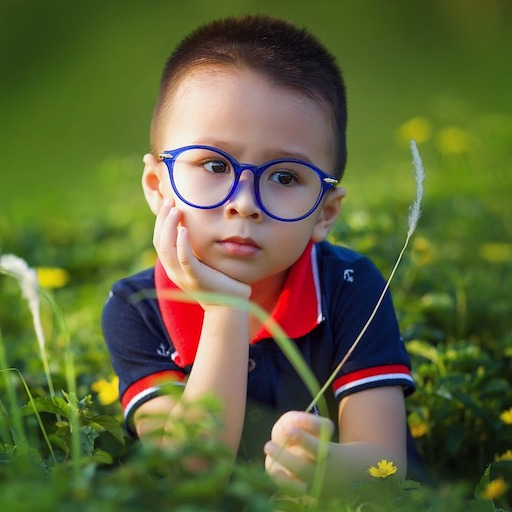
#> input picture Anushrut/openCV/sample.jpg, 512 x 512 px, given in place of the camera
$ python track.py
#> lines starting #> are read from the running program, lines starting #| are printed output that depends on the picture; after the words box and inside, x2 and y2 are one past the last pixel; in counts of white or black regions, pixels touching at a corner belong together
import cv2
import numpy as np

from collections import deque

pts = deque()
cap = cv2.VideoCapture(0)

# Info : ZOOM in the frame to get the RGB value of the corresponding pixel

# The range of color for the object to be detected in HSV
# hsv_supremum = np.array([172, 221, 255])
# hsv_infinum = np.array([150, 40, 130])
hsv_infinum = np.array([100,100,100])
hsv_supremum = np.array([140,255,255])


def operate(frame):
	frame_copy = frame.copy()
	frame_ret = frame.copy()

	# Converting the frame from BGR format to HSV format, Hue Saturation Value GOOGle for more
	frame_copy = cv2.cvtColor(frame, cv2.COLOR_BGR2HSV)

	# Thresholding the frame to get our object(color) tracked
	mask = cv2.inRange(frame_copy, hsv_infinum, hsv_supremum)
	mask = cv2.medianBlur(mask, 5)
	mask = cv2.erode(mask, None, iterations=2)
	mask = cv2.dilate(mask, None, iterations=2)

	#cv2.imshow('mask', mask)

	# Obtaining the binary Image for the corresponding mask
	res = cv2.bitwise_and(frame_ret,frame_ret, mask= mask)

	#cv2.imshow('res', res)
	# The result can be improved by smoothening the frame

	mask_copy = mask.copy()
	cnts = cv2.findContours(mask.copy(), cv2.RETR_EXTERNAL, cv2.CHAIN_APPROX_SIMPLE)[-2]
	center = None

	if len(cnts) > 0:
		c = max(cnts, key = cv2.contourArea)
		((x, y), radius) = cv2.minEnclosingCircle(c)

		M = cv2.moments(c)
		center = (int(M["m10"] / M["m00"]), int(M["m01"] / M["m00"]))

		if radius > 10:
			cv2.circle(frame_ret, (int(x), int(y)), int(radius), (0, 150, 255), 2)
			cv2.circle(frame_ret, center, 5, (0, 0, 255), -1)

	pts.appendleft(center)
	#print(pts[0])

	for i in range(1 , len(pts)):
		if pts[i-1] is None or pts[i] is None:
			continue
		thickness = 6
		cv2.line(frame_ret, pts[i-1], pts[i], (0, 0, 255), thickness)


	return frame_ret


while True:
	# Let's capture/read the frames for the video
	ret, frame = cap.read()
#> frame is the input picture: shape (512, 512, 3); mean B, G, R 57.8, 101.6, 95.4

	if not ret:
		print("cant open camera")
		break

	# This frame captured is flipped, Lets's get the mirror effect
	frame = cv2.flip(frame, 1)
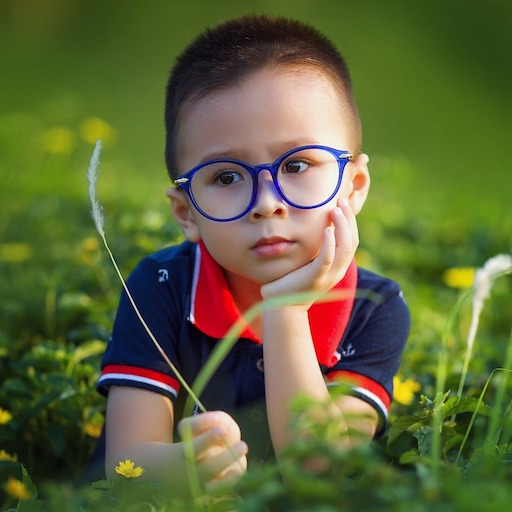
#> frame: shape (512, 512, 3); mean B, G, R 57.8, 101.6, 95.4

	# Any operations on the frame captured will be processed in the operate(frame) method
	final_frame = operate(frame)
#> in operate, `frame_copy = cv2.cvtColor(frame, cv2.COLOR_BGR2HSV)`: frame_copy: shape (512, 512, 3); mean H, S, V 52.8, 143.9, 115.7
#> in operate, `mask = cv2.inRange(frame_copy, hsv_infinum, hsv_supremum)`:
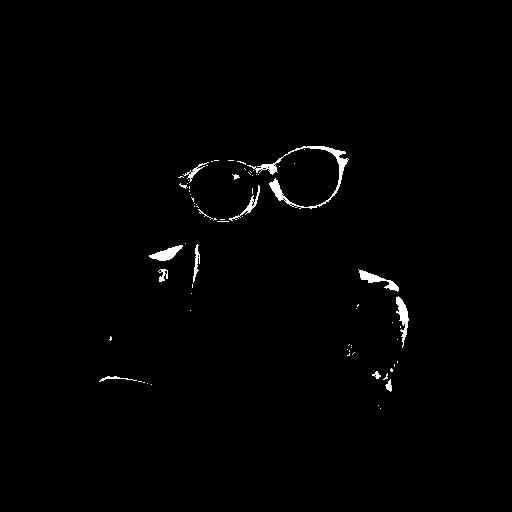
#> mask: shape (512, 512); 0.96% white; 72 white regions (58 under 20 px), largest, box (x1, y1, x2, y2) and area: (247, 146, 349, 209) 834, (396, 296, 409, 348) 291, (358, 269, 399, 292) 278
#> in operate, `mask = cv2.medianBlur(mask, 5)`:
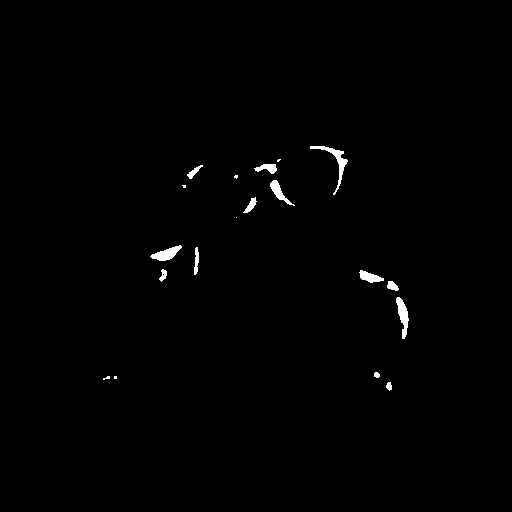
#> mask: shape (512, 512); 0.72% white; 19 white regions (6 under 20 px), largest, box (x1, y1, x2, y2) and area: (310, 146, 348, 195) 318, (396, 297, 409, 339) 274, (150, 245, 182, 261) 253
#> in operate, `mask = cv2.erode(mask, None, iterations=2)`:
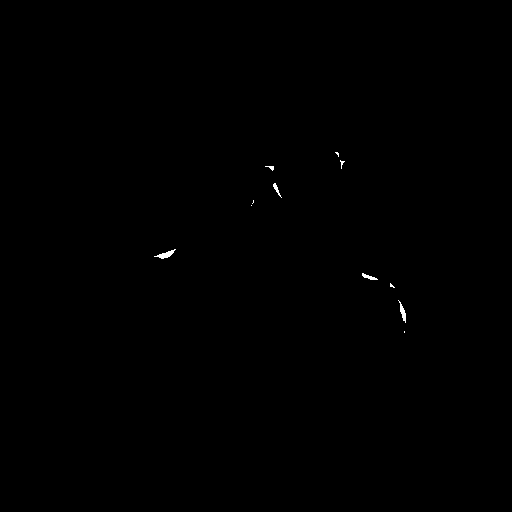
#> mask: shape (512, 512); 0.12% white; 11 white regions (6 under 20 px), largest, box (x1, y1, x2, y2) and area: (154, 249, 176, 259) 86, (398, 300, 406, 323) 69, (362, 273, 378, 280) 50, (273, 183, 282, 198) 40, (265, 166, 274, 171) 22
#> in operate, `mask = cv2.dilate(mask, None, iterations=2)`:
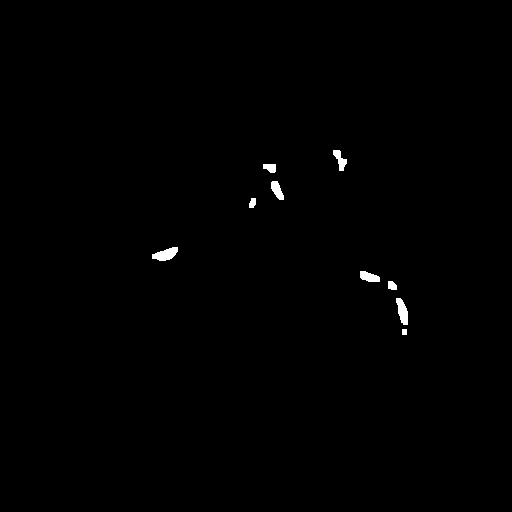
#> mask: shape (512, 512); 0.44% white; 9 white regions
#> in operate, `cnts = cv2.findContours(mask.copy(), cv2.RETR_EXTERNAL, cv2.CHAIN_APPR..`: cnts = 9 contours; largest, box (x1, y1, x2, y2) and area: (152, 247, 178, 261) 200, (396, 298, 408, 325) 178, (360, 271, 380, 282) 133, (271, 181, 284, 200) 128, (333, 150, 347, 171) 120
#> in operate, `c = max(cnts, key = cv2.contourArea)`: c = contour of 29 points, box (x1, y1, x2, y2) (152, 247, 178, 261), area 200
#> in operate, `((x, y), radius) = cv2.minEnclosingCircle(c)`: x = 164.5; y = 252.5; radius = 13.66
#> in operate, `M = cv2.moments(c)`: M = moments, m00 199.5, centre m10/m00, m01/m00 = (165.4, 254)
#> in operate, `center = (int(M["m10"] / M["m00"]), int(M["m01"] / M["m00"]))`: center = (165, 253)
#> in operate, `cv2.circle(frame_ret, (int(x), int(y)), int(radius), (0, 150, 255), 2)`:
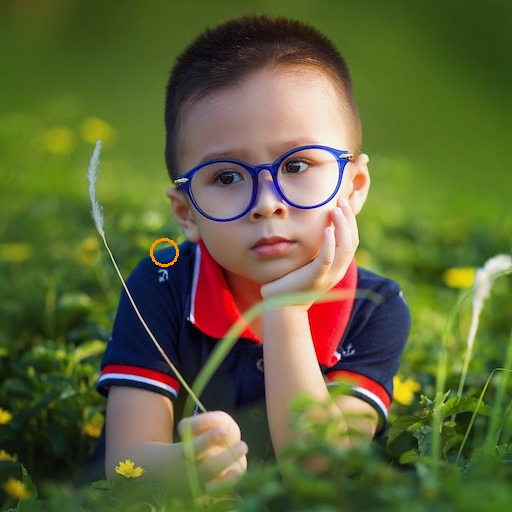
#> frame_ret: shape (512, 512, 3); 0.09% of pixels changed, all inside (x1, y1, x2, y2) = (150, 238, 179, 267)
#> in operate, `cv2.circle(frame_ret, center, 5, (0, 0, 255), -1)`: frame_ret: shape (512, 512, 3); 0.03% of pixels changed, all inside (x1, y1, x2, y2) = (160, 248, 171, 259)

	# Showing the captured frame
	cv2.imshow('garrix', frame)
	cv2.imshow('martin', final_frame)

	# Continuous, Large amount of frames produce a video
	# waitkey(value), value is the ammount of millisecs a frame must be displayed
	# 0xff represents the ASCII value for the key, 27 is for ESC
	# waitKey is necessary to show a frame
	if cv2.waitKey(1) & 0xff == 27:
#> (key Esc is pressed here)
		break


cap.release()
cv2.destroyAllWindows()
